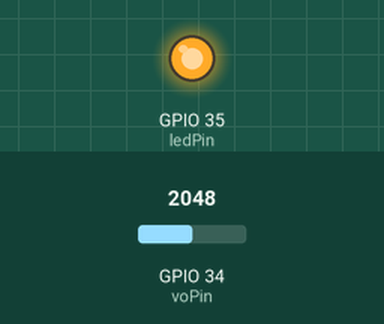
Simulated run of this sketch. Board: ESP32. On the bench: output pins drawn as LEDs (lit = HIGH). The test bench sets the inputs (shaded band); at power-on: GPIO 34 (voPin) = 2048. What the sketch prints to the serial monitor is not drawn.

Above: at 0.1 s.
Timing chart, 0 to 1.6 s (numbered marks = the images above):
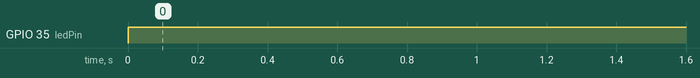

The sketch:

dustSensor.ino
```cpp
#include <Arduino.h>
#include "SharpGP2Y10.h"

//DUST Sensor
int voPin = 34;
int ledPin = 35;
SharpGP2Y10 dustSensor(voPin, ledPin);

void setup()
{
    Serial.begin(9600);
    pinMode(ledPin,OUTPUT);
}

void loop()
{
    float dustVal = dustSensor.getDustDensity();
    Serial.println(dustVal);
    Serial.println("error" + String(23) );
    delay(1000);
}
```

Measured:
- by itself, GPIO 35 (ledPin): LOW → HIGH at 0.00 s
